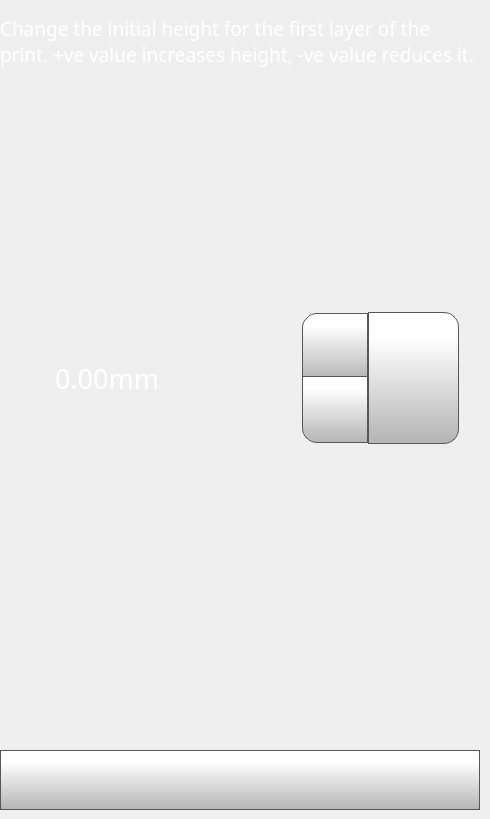
    <widget class="QWidget" name="nozzleOffsetPage">
     <widget class="QDoubleSpinBox" name="nozzleOffsetDoubleSpinBox">
      <property name="geometry">
       <rect>
        <x>50</x>
        <y>310</y>
        <width>321</width>
        <height>136</height>
       </rect>
      </property>
      <property name="font">
       <font>
        <family>Gotham</family>
        <pointsize>20</pointsize>
       </font>
      </property>
      <property name="styleSheet">
       <string notr="true">QDoubleSpinBox {
    padding-right: 5px; /* make room for the arrows */
	color: rgb(255, 255, 255);
	background-color: rgba(255, 255, 255, 0);
   
}
QDoubleSpinBox ::text:selected {
	background-color: rgb(255, 146, 57);
   
}
QDoubleSpinBox::up-button {
     border: 1px solid rgb(87, 87, 87);

border-top-left-radius: 15px;
	background-color: qlineargradient(spread:pad, x1:0, y1:1, x2:0, y2:0.188, stop:0 rgba(180, 180, 180, 255), stop:1 rgba(255, 255, 255, 255));
    width: 60px;
     height: 61px;
    padding: 2px;
}

QDoubleSpinBox::up-arrow { 
image: url(./templates/img/arrows.png);
    width: 40px;
     height: 40px;
padding: 5px;
}



QDoubleSpinBox::up-button:pressed {
    background-color: qlineargradient(x1: 0, y1: 0, x2: 0, y2: 1,
                                      stop: 0 #dadbde, stop: 1 #f6f7fa);
}


QDoubleSpinBox::down-button {
     border: 1px solid rgb(87, 87, 87);
border-bottom-left-radius: 15px;
	background-color: qlineargradient(spread:pad, x1:0, y1:1, x2:0, y2:0.188, stop:0 rgba(180, 180, 180, 255), stop:1 rgba(255, 255, 255, 255));
    width: 60px;
     height: 61px;
    padding: 2px;
}

QDoubleSpinBox::down-arrow { 
image: url(./templates/img/arrows-5.png);
    width: 40px;
    height: 40px;
padding: 5px;
}

QDoubleSpinBox::down-button:pressed {
    background-color: qlineargradient(x1: 0, y1: 0, x2: 0, y2: 1,
                                      stop: 0 #dadbde, stop: 1 #f6f7fa);

}

</string>
      </property>
      <property name="readOnly">
       <bool>false</bool>
      </property>
      <property name="buttonSymbols">
       <enum>QAbstractSpinBox::UpDownArrows</enum>
      </property>
      <property name="accelerated">
       <bool>true</bool>
      </property>
      <property name="suffix">
       <string>mm</string>
      </property>
      <property name="decimals">
       <number>2</number>
      </property>
      <property name="minimum">
       <double>-2.000000000000000</double>
      </property>
      <property name="maximum">
       <double>2.000000000000000</double>
      </property>
      <property name="singleStep">
       <double>0.050000000000000</double>
      </property>
     </widget>
     <widget class="QPushButton" name="nozzleOffsetSetButton">
      <property name="geometry">
       <rect>
        <x>368</x>
        <y>312</y>
        <width>91</width>
        <height>132</height>
       </rect>
      </property>
      <property name="font">
       <font>
        <family>Gotham</family>
        <pointsize>13</pointsize>
       </font>
      </property>
      <property name="styleSheet">
       <string notr="true">QPushButton {
     border: 1px solid rgb(87, 87, 87);
	background-color: qlineargradient(spread:pad, x1:0, y1:1, x2:0, y2:0.188, stop:0 rgba(180, 180, 180, 255), stop:1 rgba(255, 255, 255, 255));
border-top-right-radius: 15px;
border-bottom-right-radius: 15px;

}

QPushButton:pressed {
    background-color: qlineargradient(x1: 0, y1: 0, x2: 0, y2: 1,
                                      stop: 0 #dadbde, stop: 1 #f6f7fa);
}

QPushButton:flat {
    border: none; /* no border for a flat push button */
}

QPushButton:default {
    border-color: navy; /* make the default button prominent */
}
QPushButton:focus {
	outline: none;
}</string>
      </property>
      <property name="text">
       <string/>
      </property>
      <property name="icon">
       <iconset>
        <normaloff>templates/img/verification-mark.png</normaloff>templates/img/verification-mark.png</iconset>
      </property>
      <property name="iconSize">
       <size>
        <width>50</width>
        <height>50</height>
       </size>
      </property>
     </widget>
     <widget class="QLabel" name="feedRateLabelControlPage_3">
      <property name="geometry">
       <rect>
        <x>0</x>
        <y>0</y>
        <width>481</width>
        <height>82</height>
       </rect>
      </property>
      <property name="font">
       <font>
        <family>Gotham Light</family>
        <pointsize>14</pointsize>
        <weight>50</weight>
        <bold>false</bold>
       </font>
      </property>
      <property name="styleSheet">
       <string notr="true">color: rgb(255, 255, 255);</string>
      </property>
      <property name="text">
       <string>Change the initial height for the first layer of the print. +ve value increases height, -ve value reduces it.</string>
      </property>
      <property name="wordWrap">
       <bool>true</bool>
      </property>
     </widget>
     <widget class="QPushButton" name="nozzleOffsetBackButton">
      <property name="geometry">
       <rect>
        <x>0</x>
        <y>750</y>
        <width>480</width>
        <height>60</height>
       </rect>
      </property>
      <property name="minimumSize">
       <size>
        <width>0</width>
        <height>0</height>
       </size>
      </property>
      <property name="font">
       <font>
        <family>Gotham Light</family>
        <pointsize>9</pointsize>
       </font>
      </property>
      <property name="styleSheet">
       <string notr="true">QPushButton {
     border: 1px solid rgb(87, 87, 87);
	background-color: qlineargradient(spread:pad, x1:0, y1:1, x2:0, y2:0.188, stop:0 rgba(180, 180, 180, 255), stop:1 rgba(255, 255, 255, 255));


}

QPushButton:pressed {
    background-color: qlineargradient(x1: 0, y1: 0, x2: 0, y2: 1,
                                      stop: 0 #dadbde, stop: 1 #f6f7fa);
}

QPushButton:flat {
    border: none; /* no border for a flat push button */
}

QPushButton:default {
    border-color: navy; /* make the default button prominent */
}

QPushButton:focus {
	outline: none;
}</string>
      </property>
      <property name="text">
       <string/>
      </property>
      <property name="icon">
       <iconset>
        <normaloff>templates/img/arrows-4.png</normaloff>templates/img/arrows-4.png</iconset>
      </property>
      <property name="iconSize">
       <size>
        <width>50</width>
        <height>50</height>
       </size>
      </property>
      <property name="checkable">
       <bool>false</bool>
      </property>
      <property name="autoDefault">
       <bool>false</bool>
      </property>
      <property name="default">
       <bool>false</bool>
      </property>
      <property name="flat">
       <bool>false</bool>
      </property>
     </widget>
     <widget class="QLabel" name="printPreviewSelected_2">
      <property name="geometry">
       <rect>
        <x>140</x>
        <y>310</y>
        <width>161</width>
        <height>161</height>
       </rect>
      </property>
      <property name="styleSheet">
       <string notr="true">background-color: rgba(255, 255, 255, 0);</string>
      </property>
      <property name="text">
       <string/>
      </property>
      <property name="pixmap">
       <pixmap>templates/img/Nozzle Offset.png</pixmap>
      </property>
      <property name="scaledContents">
       <bool>true</bool>
      </property>
     </widget>
     <zorder>feedRateLabelControlPage_3</zorder>
     <zorder>nozzleOffsetDoubleSpinBox</zorder>
     <zorder>nozzleOffsetSetButton</zorder>
     <zorder>nozzleOffsetBackButton</zorder>
     <zorder>printPreviewSelected_2</zorder>
    </widget>
